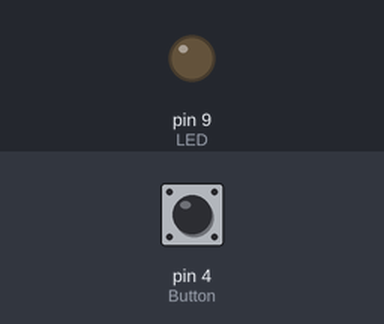
Recording of a sketch running on a simulated Arduino Uno, built with avr-gcc and run on an emulated ATmega328P. Parts: output pins drawn as LEDs (lit = HIGH). Inputs (shaded band) come from the test bench; at power-on: pin 4 (Button) LOW.

Above: at 1.2 s.
1.3 s: pin 4 (Button) pulled HIGH for 0.15 s
At 1.37 s:
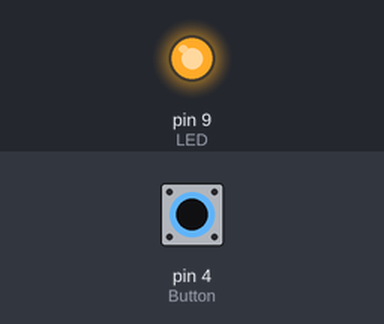
2.9 s: pin 4 (Button) pulled HIGH for 3.2 s
At 7.1 s:
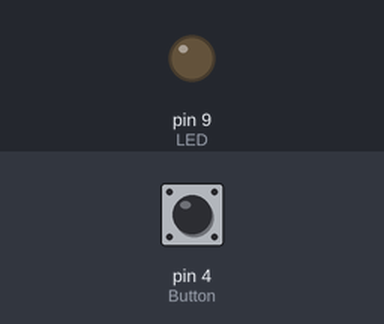
Timing chart, 0 to 8.6 s (numbered marks = the images above; inputs shaded):
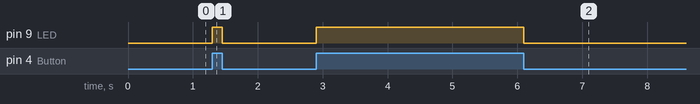

Measured:
- after the input at 1.3 s, pin 9 (LED): LOW → HIGH at once, → LOW 0.15 s later
- after the input at 2.9 s, pin 9 (LED): LOW → HIGH at once, → LOW 3.2 s later

The sketch:

Xiao_Digital_Input.ino
```cpp
 int LED =  9 ;
 int Button = 4 ;

 void setup() {
  pinMode(LED, OUTPUT);
  pinMode(Button, INPUT);
 }

 void loop() {
  int ButtonVal = digitalRead(Button) ;

  if (ButtonVal == HIGH) {
    digitalWrite(LED, HIGH);
  } else {
    digitalWrite(LED, LOW);
  }
 }
```
